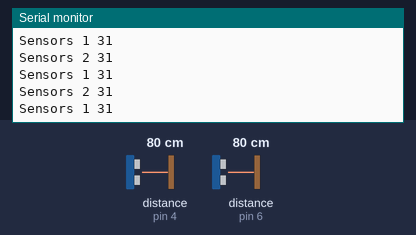
Recording of a sketch running on a simulated Arduino Uno, built with avr-gcc and run on an emulated ATmega328P. Shown: the last lines printed to the serial monitor. The inputs (shaded band) are chosen by the test bench; at power-on: distance to the obstacle (sensors on pin 4, pin 6) 80 cm.

Above: at 1.3 s.
1.4 s: distance to the obstacle (sensor on pin 4) set to 2 cm
At 1.84 s:
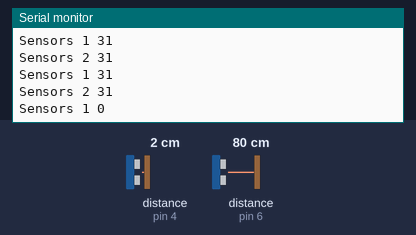
2.9 s: distance to the obstacle (sensor on pin 6) set to 2 cm
At 3.36 s:
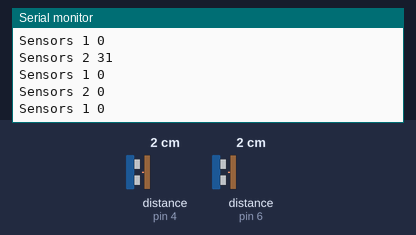
4.4 s: distance to the obstacle (sensor on pin 4) set to 4 cm
At 4.87 s:
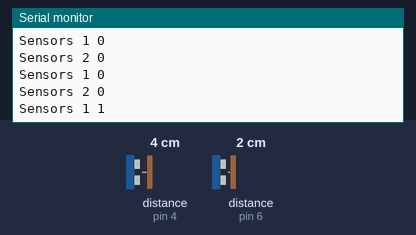
5.9 s: distance to the obstacle (sensor on pin 6) set to 4 cm
At 6.37 s:
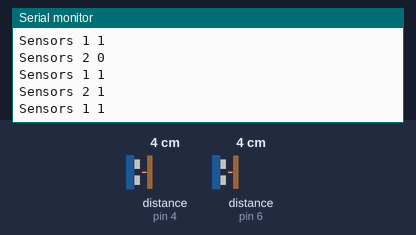
Timing chart, 0 to 8.4 s (numbered marks = the images above; inputs shaded):
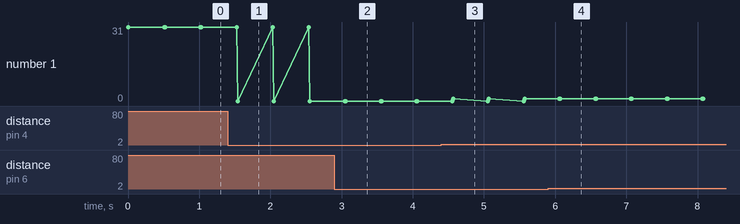

The sketch:

sketch_mar31a.ino
```cpp
#include <NewPing.h>

NewPing sens1(3, 4, 200);
NewPing sens2(5, 6, 200);
void setup() {
  Serial.begin(9600);
}

void loop() {
  Serial.print("Sensors 1 ");
  Serial.println(sens1.ping_in());
  delay(500);
  Serial.print("Sensors 2 ");
  Serial.println(sens2.ping_in());
}
```

Measured:
- after the input at 1.4 s, the serial monitor: prints a new line after 0.14 s (image 1)
- after the input at 2.9 s, the serial monitor: prints a new line after 0.15 s (image 2)
- after the input at 4.4 s, the serial monitor: prints a new line after 0.17 s (image 3)
- after the input at 5.9 s, the serial monitor: prints a new line after 0.16 s (image 4)
- plotted number 1: 31 → 0 after the input at 1.4 s
